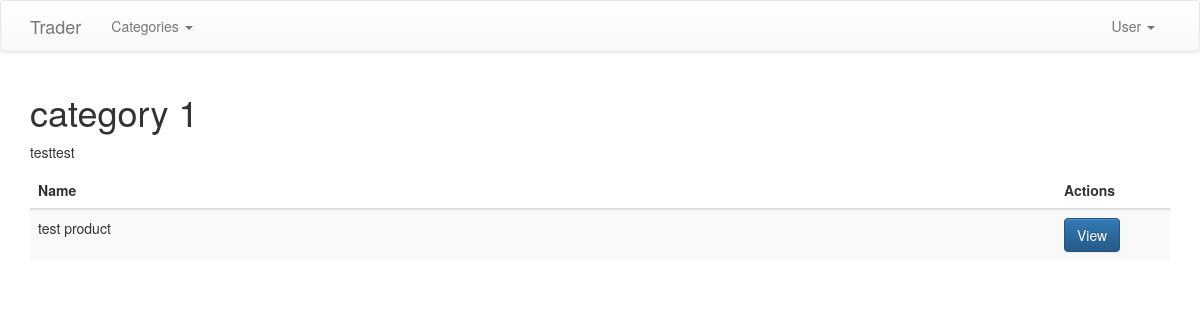
Before: /category.php?category_id=1 with the older database file.
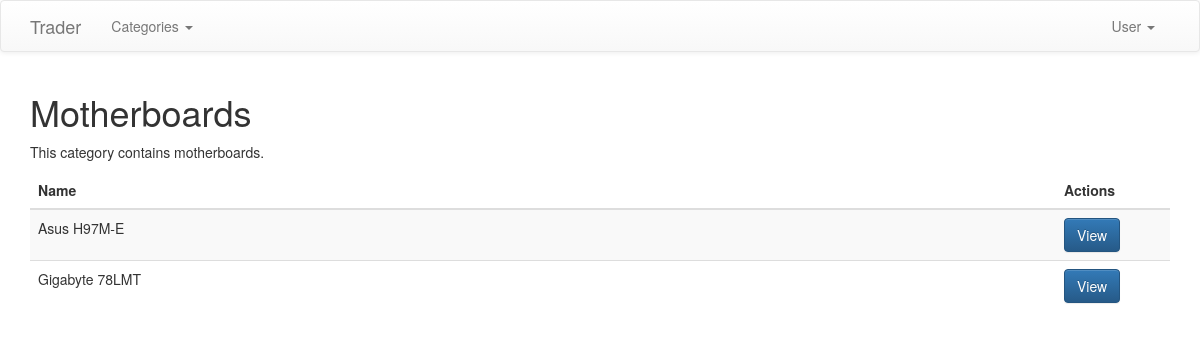
After: the same page with the newer database file.
### tables this page shows
CREATE TABLE IF NOT EXISTS `categories` (
  `category_id` int(11) NOT NULL AUTO_INCREMENT,
  `name` varchar(255) NOT NULL,
  `description` text NOT NULL,
  PRIMARY KEY (`category_id`)
);

CREATE TABLE IF NOT EXISTS `products` (
  `product_id` int(11) NOT NULL AUTO_INCREMENT,
  `category_id` int(11) NOT NULL,
  `name` varchar(255) NOT NULL,
  `description` text NOT NULL,
  `price` int(11) NOT NULL,
  `stock` int(11) NOT NULL,
  `image` varchar(255) NOT NULL,
  PRIMARY KEY (`product_id`)
);

### config.php (called while the page is built, shortened)
<?php
$base_path = "http://localhost/trader";

### category.php (the view, shortened to what this page needs)
<?php
include('config.php');
$category_id = $_GET['category_id'];
$category = $db->query("SELECT * FROM categories WHERE category_id='$category_id'");
$category_data = $category->fetch_assoc();
?>
<!DOCTYPE html>
<html lang="en">
<head>
	<link rel="stylesheet" href="https://maxcdn.bootstrapcdn.com/bootstrap/3.3.4/css/bootstrap.min.css">
	<link rel="stylesheet" href="https://maxcdn.bootstrapcdn.com/bootstrap/3.3.4/css/bootstrap-theme.min.css">
</head>
<body>
	<?php include('template_parts/header.php'); ?>
	<div class="container">
		<h1><?php echo $category_data['name']; ?></h1>
		<p>
			<?php echo $category_data['description']; ?>
		</p>
		<table class="table table-striped">
			<thead>
				<tr>
					<th width="90%">Name</th>
					<th>Actions</th>
				</tr>
			</thead>
			<tbody>
				<?php
				$products = $db->query("SELECT * FROM products WHERE category_id='" . $category_id . "'");
				while($row = $products->fetch_assoc()) {
				?>
				<tr>
					<td><?php echo $row['name'] ?></td>
					<td>
						<a href="<?php echo $base_path; ?>/view_product.php?product_id=<?php echo $row['product_id']; ?>" class="btn btn-primary">View</a>
					</td>
				</tr>
				<?php
				}
				?>
			</tbody>
		</table>
	</div>
</body>
</html>

Changed rows visible on the page:
no longer on this page (row edited): products: name "test product"
changed categories: name "category 1" → "Motherboards"; description "testtest" → "This category contains motherboards."
added products: name "Asus H97M-E"
added products: name "Gigabyte 78LMT"
